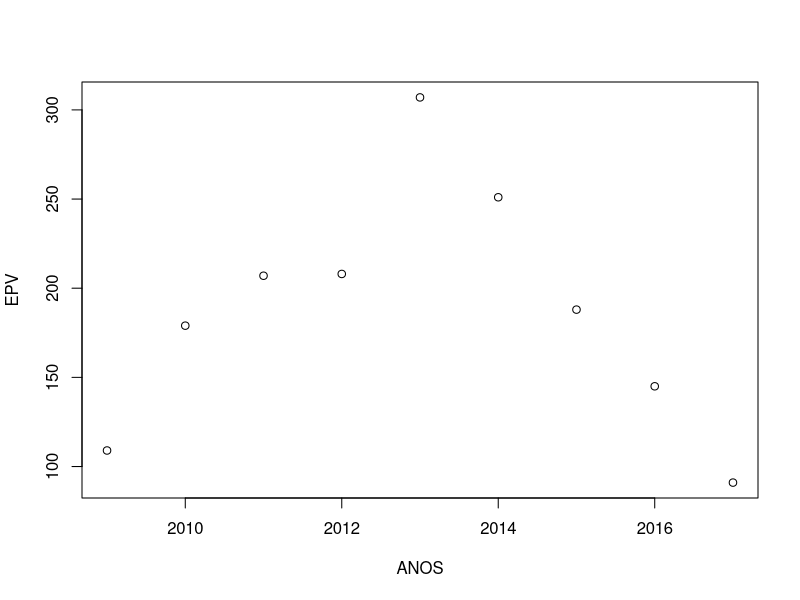
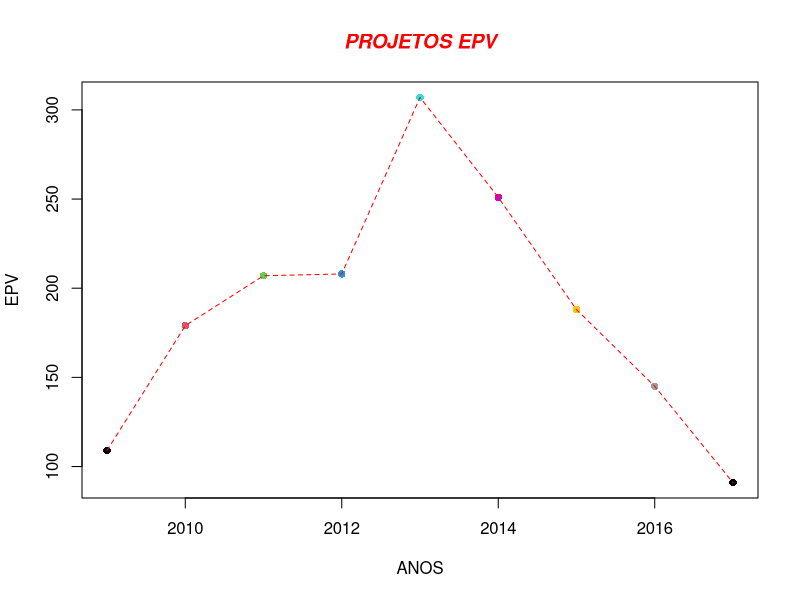
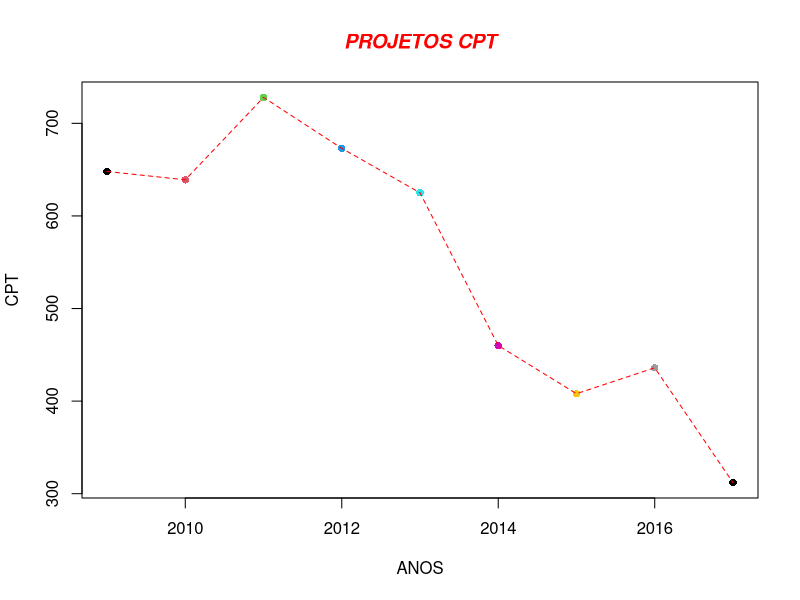

Source code (R) for these figures, in order:
ANOS <- c(2009, 2010, 2011, 2012, 2013, 2014, 2015, 2016, 2017)
EPV <- c(109, 179, 207, 208, 307, 251, 188, 145, 91)
CPT <- c(648, 639, 728, 673, 625, 460, 408, 436, 312)
comparado <- cbind(ANOS, EPV, CPT)
CPT2 <- cbind(ANOS, CPT) 
comparado
plot(comparado)


# NOT RUN {
require(stats) # for lowess, rpois, rnorm
plot(comparado, col=ANOS, pch=16)
lines(comparado, col="red", lty=2)
title(main="PROJETOS EPV", col.main="red", font.main=4)

plot(CPT2, col=ANOS, pch=16)
lines(CPT2, col="red", lty=2)
title(main="PROJETOS CPT", col.main="red", font.main=4)
